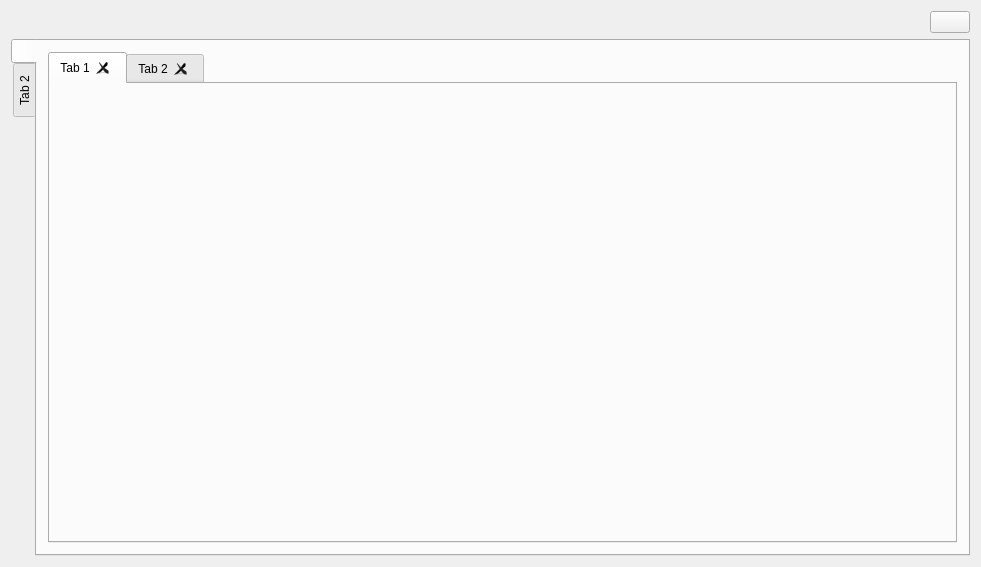
<?xml version="1.0" encoding="UTF-8"?>
<ui version="4.0">
 <class>MainWindow</class>
 <widget class="QMainWindow" name="MainWindow">
  <property name="geometry">
   <rect>
    <x>0</x>
    <y>0</y>
    <width>981</width>
    <height>567</height>
   </rect>
  </property>
  <property name="windowTitle">
   <string>Annonce Ton JDR (v1.1.0)</string>
  </property>
  <widget class="QWidget" name="centralWidget">
   <layout class="QGridLayout" name="gridLayout">
    <item row="0" column="0">
     <layout class="QHBoxLayout" name="horizontalLayout">
      <item>
       <spacer name="horizontalSpacer">
        <property name="orientation">
         <enum>Qt::Horizontal</enum>
        </property>
        <property name="sizeHint" stdset="0">
         <size>
          <width>40</width>
          <height>20</height>
         </size>
        </property>
       </spacer>
      </item>
      <item>
       <widget class="QPushButton" name="helpButton">
        <property name="text">
         <string/>
        </property>
       </widget>
      </item>
     </layout>
    </item>
    <item row="1" column="0">
     <widget class="QTabWidget" name="mainTabWidget">
      <property name="enabled">
       <bool>true</bool>
      </property>
      <property name="tabPosition">
       <enum>QTabWidget::West</enum>
      </property>
      <property name="currentIndex">
       <number>0</number>
      </property>
      <property name="iconSize">
       <size>
        <width>85</width>
        <height>128</height>
       </size>
      </property>
      <widget class="QWidget" name="tab">
       <attribute name="icon">
        <iconset resource="../images/resource_images.qrc">
         <normaloff>:/one_shot_main.png</normaloff>:/one_shot_main.png</iconset>
       </attribute>
       <attribute name="title">
        <string/>
       </attribute>
       <layout class="QGridLayout" name="gridLayout_2">
        <item row="0" column="0">
         <widget class="QTabWidget" name="oneshot_tabWidget">
          <property name="tabsClosable">
           <bool>true</bool>
          </property>
          <property name="movable">
           <bool>true</bool>
          </property>
          <widget class="QWidget" name="tab_3">
           <attribute name="title">
            <string>Tab 1</string>
           </attribute>
          </widget>
          <widget class="QWidget" name="tab_4">
           <attribute name="title">
            <string>Tab 2</string>
           </attribute>
          </widget>
         </widget>
        </item>
       </layout>
      </widget>
      <widget class="QWidget" name="tab_2">
       <attribute name="title">
        <string>Tab 2</string>
       </attribute>
      </widget>
     </widget>
    </item>
   </layout>
  </widget>
  <widget class="QMenuBar" name="menuBar">
   <property name="geometry">
    <rect>
     <x>0</x>
     <y>0</y>
     <width>981</width>
     <height>21</height>
    </rect>
   </property>
  </widget>
 </widget>
 <layoutdefault spacing="6" margin="11"/>
 <resources>
  <include location="../images/resource_images.qrc"/>
 </resources>
 <connections/>
</ui>
